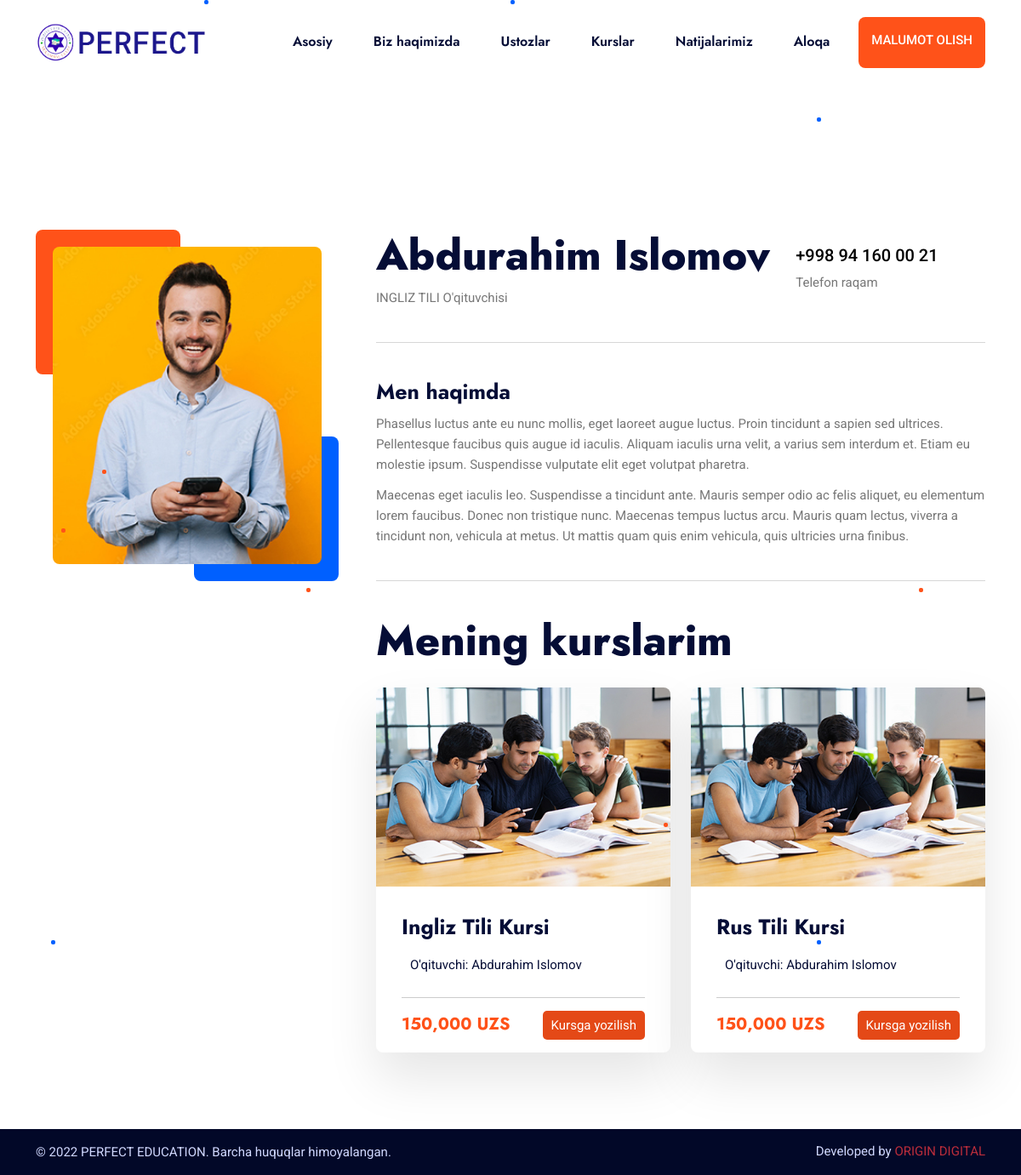
/teacher-detail/1/, run on the app's committed database.
### home/models.py (models this page shows, shortened)
class Logo(models.Model):
    title = models.CharField(default='PERFECT EDUCATION LOGO', max_length=300)
    image = models.ImageField(upload_to='images/logo/')
    favicon = models.ImageField(upload_to='images/favicon/')
    class Meta:
        verbose_name = 'Site Logo'
        verbose_name_plural = 'Site Logo'

class Teacher(models.Model):
    full_name = models.CharField(max_length=600)
    image = models.ImageField(upload_to='images/teacher/')
    category = models.CharField(max_length=600)
    phone = models.CharField(max_length=600)
    about_me = RichTextField()
    class Meta:
        verbose_name = 'Ustozlar'
        verbose_name_plural = 'Ustozlar'

class Course(models.Model):
    title = models.CharField(max_length=600)
    teacher = models.ForeignKey(Teacher, on_delete=models.CASCADE, related_name='teacher')
    image = models.ImageField(upload_to='images/courses/')
    price = models.IntegerField(default=0)
    about = RichTextField()
    def price_intcomma(self):
        return f"{self.price:,}"
    class Meta:
        verbose_name = 'Kurslar'
        verbose_name_plural = 'Kurslar'

### home/views.py (the view)
# urls.py: path('teacher-detail/<int:id>/', views.teacher_detail, name='teacher-detail'),
def teacher_detail(request, id):
    teacher = Teacher.objects.get(id=id)
    teacher_courses = Course.objects.filter(teacher=teacher)
    context = {
        'teacher': teacher,
        'teacher_courses': teacher_courses
    }
    return render(request, 'pages/teacher_detail.html', context)

### home/context.py (called while the page is built)
def site_logo(request):
    logo_site = Logo.objects.last()
    context = {
        'logo_site': logo_site
    }
    return context

def teacher_view(request):
    my_teacher = Teacher.objects.all()
    context = {
        'my_teacher': my_teacher
    }
    return context

def current_date(request):
    now = date.today()
    now_year = now.strftime("%Y")
    context = {
        'now_year': now_year
    }
    return context

def home_screen_view(request):
    home_screen = HomeScreen.objects.last()
    context = {
        'home_screen': home_screen
    }
    return context

def about_view(request):
    about = About.objects.last()
    context = {
        'about': about
    }
    return context

def contact_data_view(request):
    contact_data = ContactData.objects.last()
    context = {
        'contact_data': contact_data
    }
    return context

### home/templates/pages/teacher_detail.html (shortened to what this page needs)
{% extends 'pages/base.html' %}
{% load static %}
{% block content %}
    <section style="margin-top: 150px;" class="main-instructor-detail-page-in">
        <div class="container">
            <div class="row">
                <div class="col-lg-4">
                    <div class="instructor-detail-info-img-box">
                        <div class="instructor-detail-page-img wow fadeInUp animated" data-wow-delay=".4s">
                            <img src="{{ teacher.image.url }}" alt="instructor">
                        </div>
                    </div>
                </div>
                <div class="col-lg-8">
                    <div class="instructor-detail-info-box">
                        <div class="instructor-detail-info-user-box">
                            <div class="instructor-detail-info-name-rating">
                                <div class="instructor-detail-info-name">
                                    <h2 class="h2-title">{{ teacher.full_name }}</h2>
                                    <span>{{ teacher.category }} O'qituvchisi</span>
                                </div>
                            </div>
                            <div class="instructor-detail-info-follow">
                                <a style="text-decoration: none; color: black;" href="tel://{{ teacher.phone }}">
                                    <h5>{{ teacher.phone }}</h5></a>
                                <span>Telefon raqam</span>
                            </div>
                        </div>
                        <div class="instructor-detail-info-line"></div>
                        <h3 class="h3-title">Men haqimda</h3>
                        {{ teacher.about_me|safe }}
                        <div class="instructor-detail-info-line"></div>
                        {% if teacher_courses %}
                            <div class="instructor-detail-info-courses">
                                <h2 class="h2-title">Mening kurslarim</h2>
                                <div class="row">
                                    {% for rs in teacher_courses %}
                                        <div class="col-lg-6 col-md-6">
                                            <div class="course-box">
                                                <div class="course-img">
                                                    <a href="{% url 'course-detail' rs.id %}"><img
                                                            src="{{ rs.image.url }}"
                                                            alt="course"></a>
                                                </div>
                                                <div class="course-content">
                                                    <a href="{% url 'course-detail' rs.id %}">
                                                        <h3 class="h3-title">{{ rs.title }}</h3>
                                                    </a>
                                                    <div class="course-instructor-review">
                                                        <div class="course-instructor-box">
                                                            <a>O'qituvchi: {{ rs.teacher.full_name }}</a>
                                                        </div>
                                                    </div>
                                                    <div class="course-line"></div>
                                                    <div class="course-price-student-box">
                                                        <div class="course-price-box">
                                                            <span>{{ rs.price_intcomma }} UZS</span>
                                                        </div>
                                                        <a href="{% url 'contact' %}">
                                                            <button class="kurs-button">Kursga yozilish</button>
                                                        </a>
                                                    </div>
                                                </div>
                                            </div>
                                        </div>
                                    {% endfor %}
                                </div>
                            </div>
                        {% else %}
                            <div style="margin-bottom: 200px;"></div>
                        {% endif %}
                    </div>
                </div>
            </div>
        </div>
    </section>
{% endblock %}

### home/templates/components/header.html (shortened to what this page needs)
{% load static %}
<header class="site-header">
    <div class="header-bottom">
        <div class="container">
            <div class="row align-items-center">
                <div class="col-lg-3">
                    <div class="site-branding">
                        <a href="{% url 'index' %}" title="Educater">
                            <img style="width: 200px" src="{{ logo_site.image.url }}" alt="Logo">
                        </a>
                    </div>
                </div>
                <div class="col-lg-9">
                    <div class="header-menu">
                        <nav class="main-navigation">
                            <ul class="menu">
                                <li {% if request.path == '/' or request.path == '' %}class="active"{% endif %}><a href="{% url 'index' %}">Asosiy</a></li>
                                <li {% if request.path == '/about/' or request.path == '/about' %}class="active"{% endif %}><a href="{% url 'about' %}">Biz haqimizda</a></li>
                                <li {% if request.path == '/teachers/' or request.path == '/teachers' %}class="active"{% endif %}><a href="{% url 'teachers' %}">Ustozlar</a></li>
                                <li {% if request.path == '/courses/' or request.path == '/courses' %}class="active"{% endif %}><a href="{% url 'courses' %}">Kurslar</a></li>
                                <li {% if request.path == '/results/' or request.path == '/results' %}class="active"{% endif %}><a href="{% url 'results' %}">Natijalarimiz</a></li>
                                <li {% if request.path == '/contact/' or request.path == '/contact' %}class="active"{% endif %}><a href="{% url 'contact' %}">Aloqa</a></li>
                            </ul>
                        </nav>
                        <div class="header-btn">
                            <a href="{% url 'contact' %}" class="sec-btn">Malumot olish</a>
                        </div>
                    </div>
                </div>
            </div>
        </div>
    </div>
</header>

### home/templates/pages/teacher_detail.html (style rules this page uses)
.kurs-button { color: white; background-color: #e44917; border: none; border-radius: 5px; padding: 5px 10px; }

### data on the page
Logo: image (picture)
Teacher: image (picture), full_name "Abdurahim Islomov", category "INGLIZ TILI", phone "+998 94 160 00 21", about_me "Phasellus luctus ante eu nunc mollis, eget laoreet augue luctus. Proin tincidunt a sapien sed ultrices. Pellentesque faucibus quis augue id iaculis. Aliquam iaculis urna velit, a varius sem interdum et. Etiam eu molestie ipsum. Suspendisse vulputate elit eget volutpat pharetra. Maecenas eget iaculis leo. Suspendisse a tincidunt ante. Mauris semper odio ac felis aliquet, eu elementum lorem faucibus. Donec non tristique nunc. Maecenas tempus luctus arcu. Mauris quam lectus, viverra a tincidunt non, vehicula at metus. Ut mattis quam quis enim vehicula, quis ultricies urna finibus."
Course: image (picture), title "Ingliz Tili Kursi", teacher.full_name "Abdurahim Islomov", price_intcomma "150,000"
Course: image (picture), title "Rus Tili Kursi", teacher.full_name "Abdurahim Islomov", price_intcomma "150,000"
